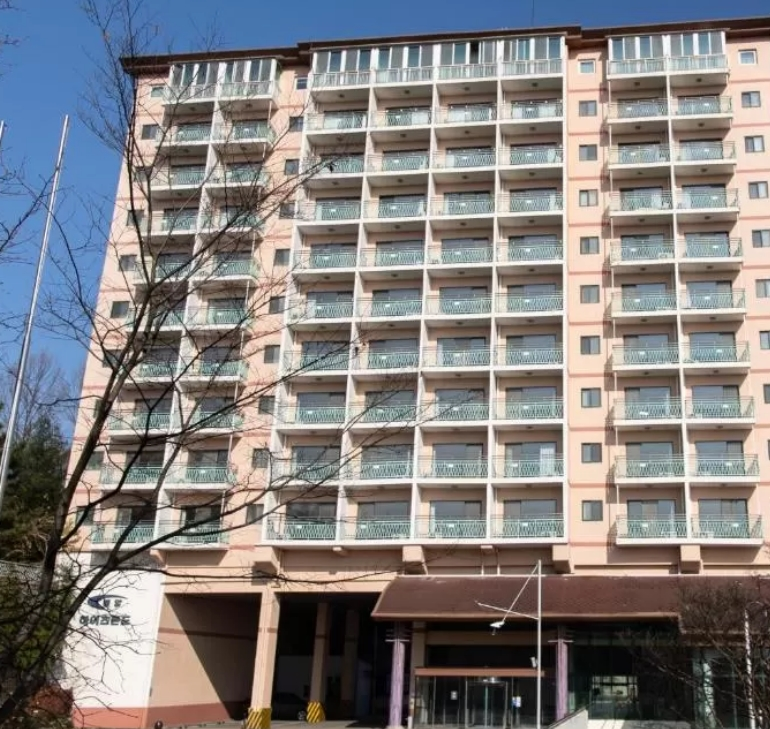
#> input picture images/bd2.jpg, 770 x 729 px
$ python cv47_hough_line.py
#> lines starting #> are read from the running program, lines starting #| are printed output that depends on the picture
## 허프변환에 의한 직선 검출
# cv2.HoughLines(image, rho, theta, threshold, lines=None, srn=None, stn=None, min-theta=None, max-theta=None) => lines
# image : 에지 입력 영상(Canny 연산을 이용한 에지 영상)
# rho(로우) : 축적 배열에서 rho 값의 간격(보통 1.0 사용)
# theta(세타) : 축적 배열에서 theta 값의 간격(보통 np.pi/180)

# rho, theta 값이 커지면 축적배열의 크기는 작아지고, 값이 작으면 축적배열은 커진다.
# 축적배열이 크면 정교한 직선을 표현할 수 있으나, 연산량이 많아진다.
# 축적배열이 작아면 정밀한 직선을 표현할 수 없으나, 연산량이 적어 속도는 빠르다.

# threshold : 축적배열에서 직선으로 판단할 임계값(임계값을 낮추면 많은 직선 검출, 반대로 높이면 검출되는 직선은 줄어든다.

# lines : rho, theta 값을 담고 있는 3차원 행렬(numpy.ndarray) 형태로 리턴된다.
# rho, theta를 행렬로 표현한다고 하면 rho, theta 2개만 있으면 되는데
# c++에서 파이썬으로 넘어오면서 쓸데없는 값이 추가되었다.
# lines 의 shape은 (N, 1, 2), dtype = numpy.float32 **shape 주의할 것
# 가운데 1이 의미없는 값. 그래서 나중에 코드화할 때 [0]을 집어넣으면 된다.

# rho, theta값은 우리가 알아보기 힘들다.
## 확률적 허프 변환
# cv2.HoughLinesP(image, rho, theta, threshold, lines=None, minLineLength=None, maxLineGap=None)
# image : 에지 입력 영상(Canny 연산을 이용한 에지 영상)
# rho(로우) : 축적 배열에서 rho 값의 간격(보통 1.0 사용)
# theta(세타) : 축적 배열에서 theta 값의 간격(보통 np.pi/180)
# threshold : 축적배열에서 직선으로 판단할 임계값(임계값을 낮추면 많은 직선 검출, 반대로 높이면 검출되는 직선은 줄어든다.

# lines : 선분의 시작과 끝 좌표(x1, y1, x2, y2) 정보를 담고 있는 numpy.ndarray
# shape=(N, 1, 4), dtype = numpy.int32

# minLineLength : 검출하기 위한 선분의 최소 길이. (최소길이에 못미치면 검출X)
# maxLineGap : 직선으로 간주하기 위한 최대 에지 점 간격. 기본값 0
# 기본값이 0일 때는, _ _ 이렇게 에지에 간격이 있으면 하나의 직선으로 보지 않고,
# 이 값을 4로 줬을 때는, __ _ __ ___ 이렇게 간격이 3개 있어도 하나의 직선으로 본다.

import sys, cv2, numpy as np

# src = cv2.imread('./images/bd.png', cv2.IMREAD_GRAYSCALE)
src = cv2.imread('./images/bd2.jpg', cv2.IMREAD_GRAYSCALE)
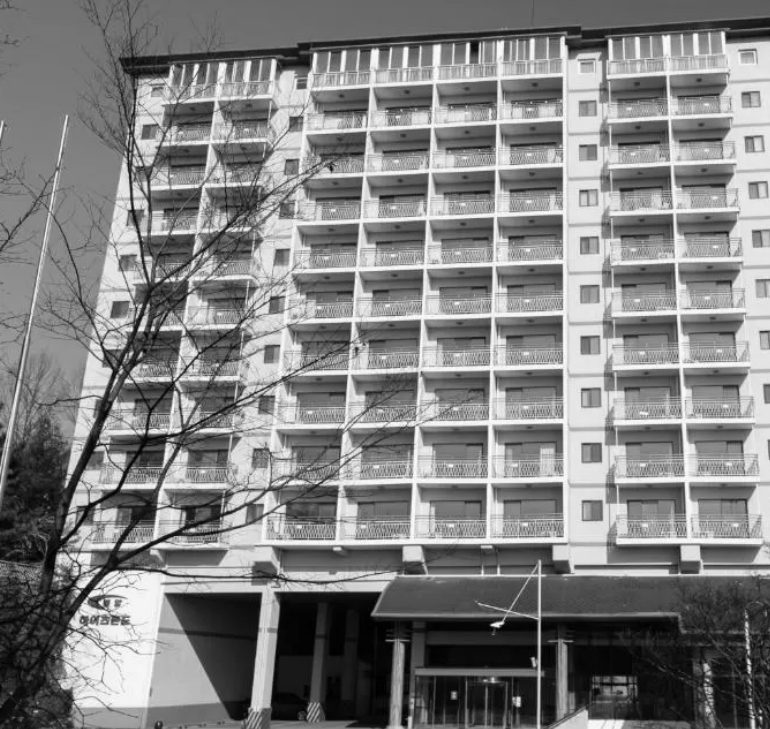
#> src: shape (729, 770); min 0, max 255, mean 127.7
if src is None:
    print('Image load failed')
    sys.exit()

edges = cv2.Canny(src, 50, 150)
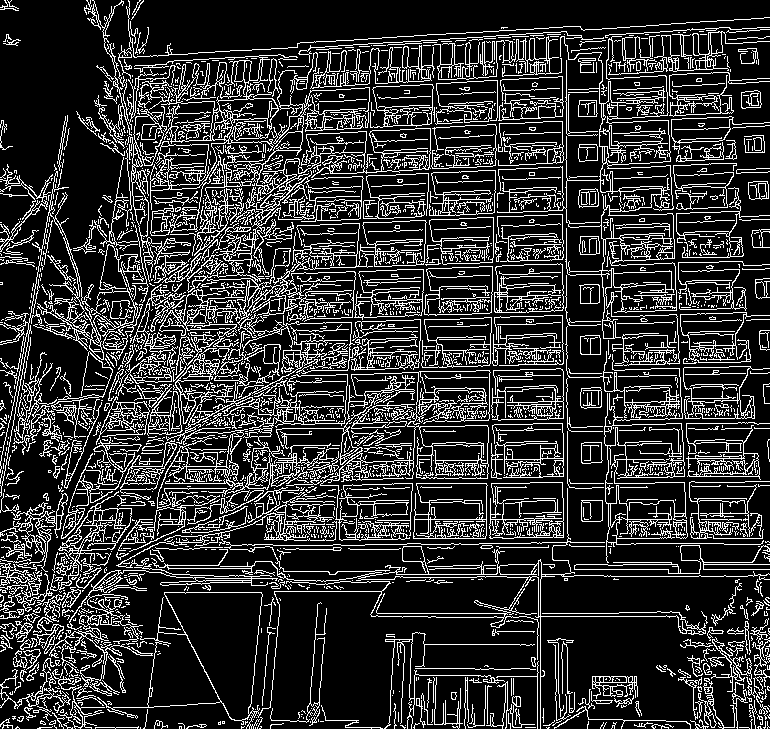
#> edges: shape (729, 770); 19.6% white in thin lines or dots

lines = cv2.HoughLinesP(edges, 1, np.pi/180.0, 150, minLineLength=50, maxLineGap=5) # threshold값 ↑적게검출 ↓많이검출
#> lines = 323 rows, first 6: [562, 483, 654, 483], [602, 119, 659, 116], [690, 519, 748, 519], [65, 664, 127, 602], [38, 728, 89, 677], [171, 524, 230, 465]

# 색을 칠해서 선분을 표현할 거니까 해당 edge를 BGR로 바꿔줘야함. Canny()하면 grayscale됨.
dst = cv2.cvtColor(edges, cv2.COLOR_GRAY2BGR)
#> dst: shape (729, 770, 3); 19.6% white in thin lines or dots

if lines is not None:
    for i in range(lines.shape[0]): # N개 검출됨. N의 값은 알 수 없다.
        pt1 = (lines[i][0][0], lines[i][0][1]) # 시작점 좌표, 가운데 값은 무조건 0으로
        pt2 = (lines[i][0][2], lines[i][0][3]) # 끝점 좌표, 가운데 값은 무조건 0으로

        cv2.line(dst, pt1, pt2, (0,255,0), 2, cv2.LINE_AA)
#> this loop made 323 passes
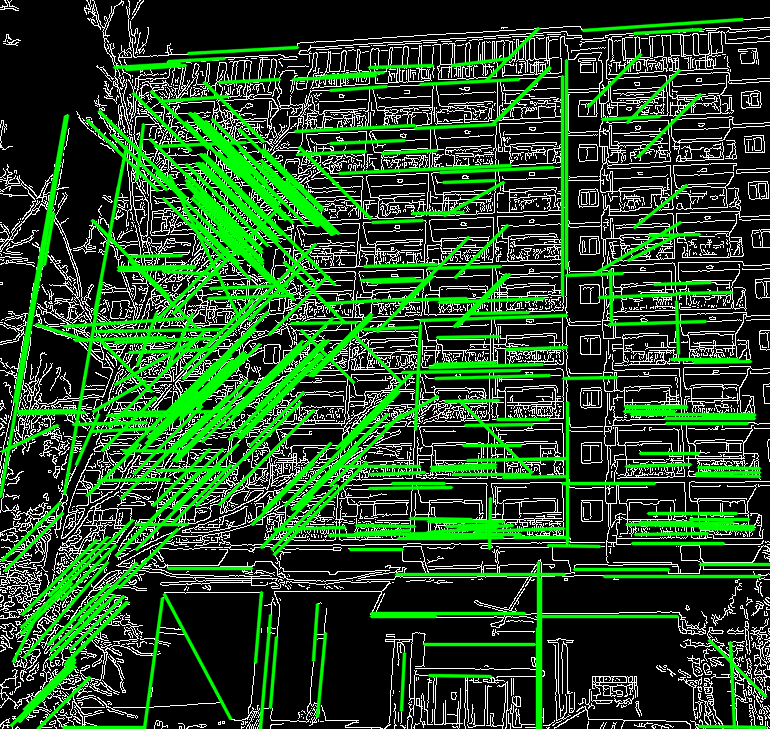
#> dst: shape (729, 770, 3); mean B, G, R 37.1, 75.5, 37.1


cv2.imshow('src',src)
cv2.imshow('edges',edges)
cv2.imshow('dst',dst)
cv2.waitKey()

cv2.destroyAllWindows()

$ run again, with images/bd.png saved as images/bd2.jpg
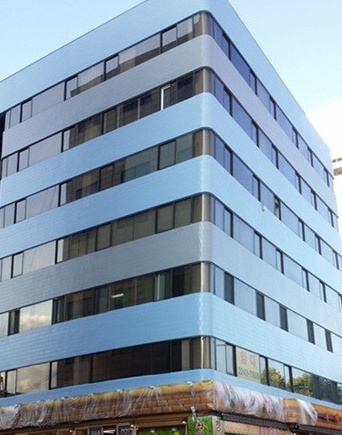
#> input picture images/bd.png, 342 x 435 px
#> `edges = cv2.Canny(src, 50, 150)`:
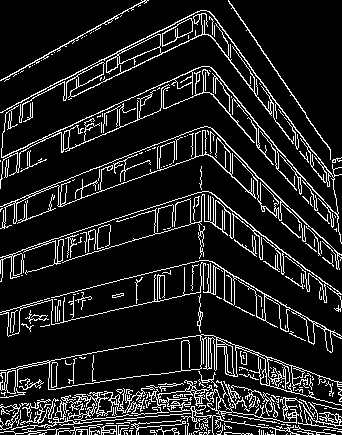
#> edges: shape (435, 342); 12.4% white in thin lines or dots
#> lines = [[228, 0, 323, 141], [7, 108, 198, 11], [0, 80, 145, 0], [22, 220, 216, 149], [34, 427, 144, 417], [81, 420, 131, 415]]
#> the loop `for i in range(lines.shape[0]):` made 6 passes
#> after the loop `for i in range(lines.shape[0]):`:
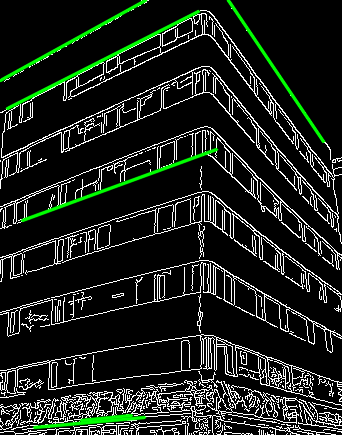
#> dst: shape (435, 342, 3); mean B, G, R 29.5, 34.8, 29.5

$ run again, with images/autumn_forest_park_128379_1920x1080.jpg copied over images/bd2.jpg
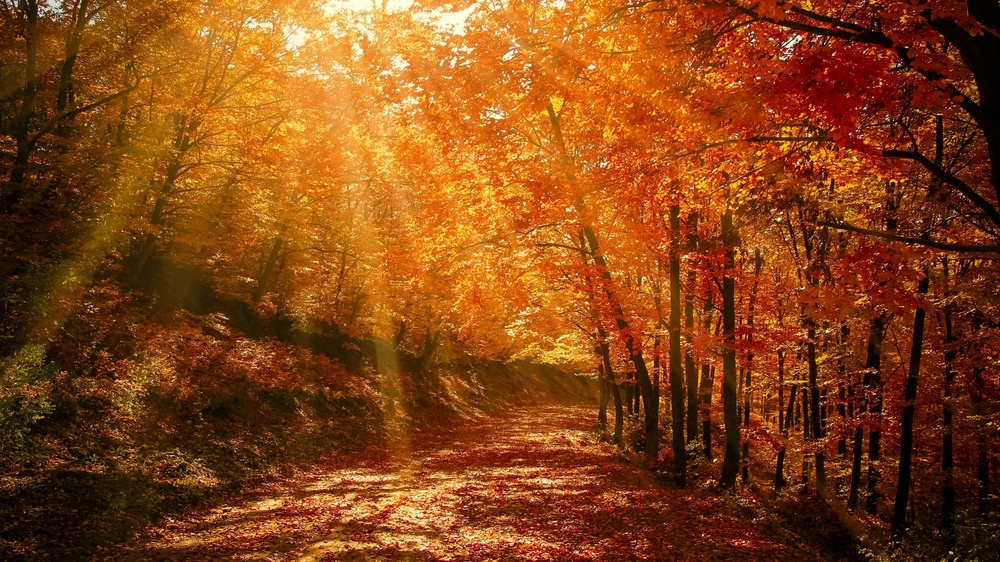
#> input picture images/autumn_forest_park_128379_1920x1080.jpg, 1000 x 562 px, shrunk from 1920 x 1080 before the run
#> `edges = cv2.Canny(src, 50, 150)`:
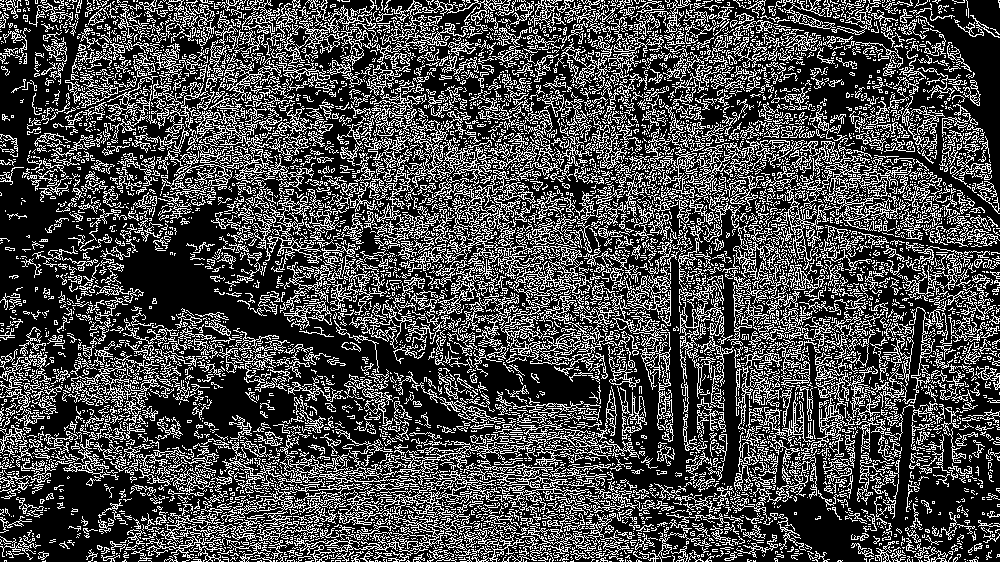
#> edges: shape (562, 1000); 28.4% white in thin lines or dots
#> lines = 596 rows, first 6: [385, 175, 485, 182], [499, 418, 638, 557], [610, 239, 688, 260], [378, 236, 517, 303], [722, 194, 776, 204], [157, 100, 292, 155]
#> the loop `for i in range(lines.shape[0]):` made 596 passes
#> after the loop `for i in range(lines.shape[0]):`:
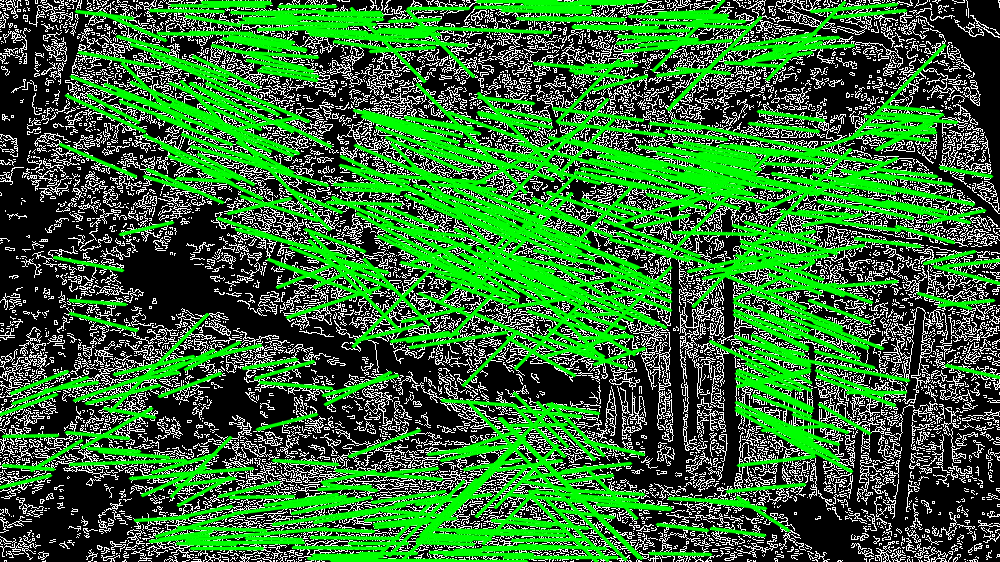
#> dst: shape (562, 1000, 3); mean B, G, R 50.5, 109.5, 50.5
